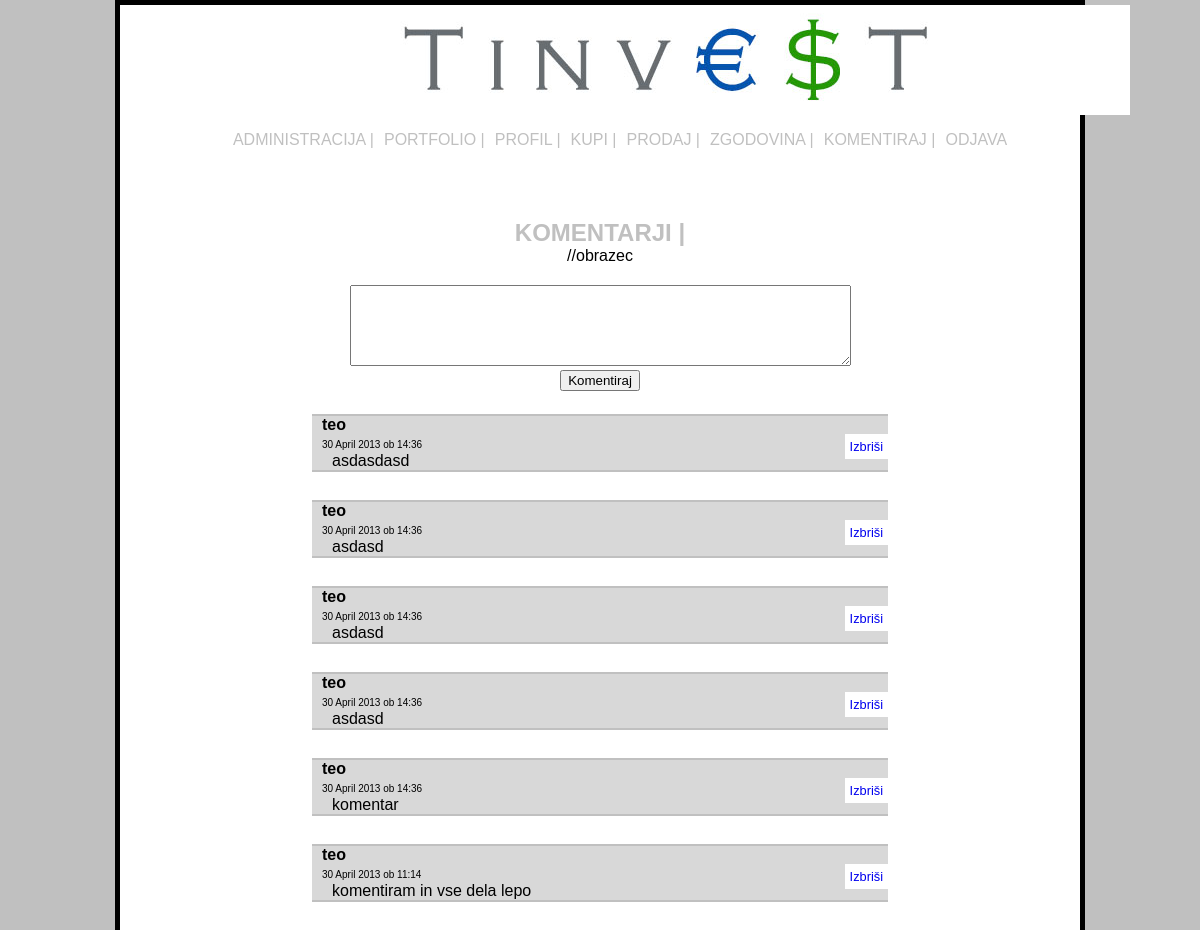
Screenshot of /comments.php (signed in) with the database file from the repository.
### tables this page shows
CREATE TABLE IF NOT EXISTS `comments` (
  `id` int(11) NOT NULL AUTO_INCREMENT,
  `id_user` int(11) NOT NULL,
  `comment` varchar(512) NOT NULL,
  `datetime` timestamp NOT NULL DEFAULT CURRENT_TIMESTAMP,
  PRIMARY KEY (`id`)
);

CREATE TABLE IF NOT EXISTS `users` (
  `id` int(10) unsigned NOT NULL AUTO_INCREMENT,
  `username` varchar(255) NOT NULL,
  `is_admin` tinyint(1) NOT NULL DEFAULT '0',
  `email` varchar(255) DEFAULT NULL,
  `hash` varchar(255) NOT NULL,
  `cash` decimal(65,4) NOT NULL DEFAULT '0.0000',
  `pic_url` varchar(512) DEFAULT NULL,
  PRIMARY KEY (`id`),
  UNIQUE KEY `username` (`username`)
);

### comments.php (the view, shortened to what this page needs)
<?php
	include("top.php");
	$id = $_SESSION['id'];
	$sql_user = "SELECT * FROM users WHERE id=$id";
	$result = mysql_query($sql_user);
	$row = mysql_fetch_array($result);
	$is_admin = $row['is_admin'];
?>
	<div id="middle">
      <h2>KOMENTARJI |</h2>
      //obrazec
      <form action="insert_comments.php" id="frmComment" method="post">
	<textarea name="ta_comment" id="ta_comment" cols="60" rows="5"></textarea>
	<br>
	<input type="submit" name="submit" id="submit" value="Komentiraj">
	</form>
      <div id="comments_display">
      <?php
      $sql = "SELECT * FROM comments ORDER BY datetime DESC";
      $result = mysql_query($sql);
      while($row = mysql_fetch_array($result))
      {
      	$id_user = $row['id_user'];
      	$sql_user = "SELECT * FROM users WHERE id = $id_user";
      	$result_user = mysql_query($sql_user);
      	$row_user = mysql_fetch_array($result_user);
      	echo "<br>";
      	echo "<div class=\"user_comment\" >";
      	echo "<div id=\"comment_username\">";
      	echo $row_user['username'];
      	echo "</div>";
      	echo "<div id=\"comment_datetime\">";
      	echo date('j F Y', strtotime($row['datetime']));
      	echo " ob ";
      	echo date('H:i', strtotime($row['datetime']));
      	echo "</div>";
      	if($is_admin == 1)
      	{
	      	echo "<div class=\"remove_comment\">";
	      	$id_comment = $row['id'];
	      	echo "<a class=\"remove_comment_link\" href=\"delete_comment.php?id=$id_comment\">Izbriši</a>";
	      	echo "</div>";
      	}
      	echo "<div id=\"comment\">";
		if(strlen($row['comment'])>60)
		{
			$comment_array=str_split($row['comment'], 60);
			$i=sizeof($comment_array);
			for($j=0 ;$j < $i ;$j++)
			{
				echo "<pre>";
				echo htmlspecialchars($comment_array[$j]);
				echo "</pre>";
				echo "<br/>";
			}
			}
			else
			{
				echo $row['comment'];
			}
				echo "</div>";
		      	echo "</div>";
	}
       ?>
	</div>
	</div>
  </body>
</html>

### css/styles.css (style rules this page uses)
* { margin: auto; }
h2 { color: silver; }
body { background: #ffffff; color: #000000; font-family: sans-serif; margin: 0 auto; width: 80%; border: 5px solid black; min-height: 100%; }
div#middle { text-align: center; width: 100%; margin: 100px auto; }
form { margin: 0; }
#ta_comment { margin-top: 20px; }
.user_comment { margin-top: 5px; margin-bottom: 5px; border-top: 2px solid silver; border-bottom: 2px solid silver; text-align: left; width: 60%; background-color: #D8D8D8; }
#comment_username { font-weight: bold; margin-left: 10px; }
#comment_datetime { display: inline; margin-left: 10px; font-size: 10px; }
#comment { margin-left: 20px; }
.remove_comment { float: right; font-size: 0.8em; background-color: white; padding: 5px; }
.remove_comment_link { text-decoration: none; }

### rows the page displays
comments: id_user.username "teo", datetime "30 April 2013", datetime "14:36", comment "asdasdasd"
comments: id_user.username "teo", datetime "30 April 2013", datetime "14:36", comment "asdasd"
comments: id_user.username "teo", datetime "30 April 2013", datetime "14:36", comment "asdasd"
comments: id_user.username "teo", datetime "30 April 2013", datetime "14:36", comment "asdasd"
comments: id_user.username "teo", datetime "30 April 2013", datetime "14:36", comment "komentar"
comments: id_user.username "teo", datetime "30 April 2013", datetime "11:14", comment "komentiram in vse dela lepo"
